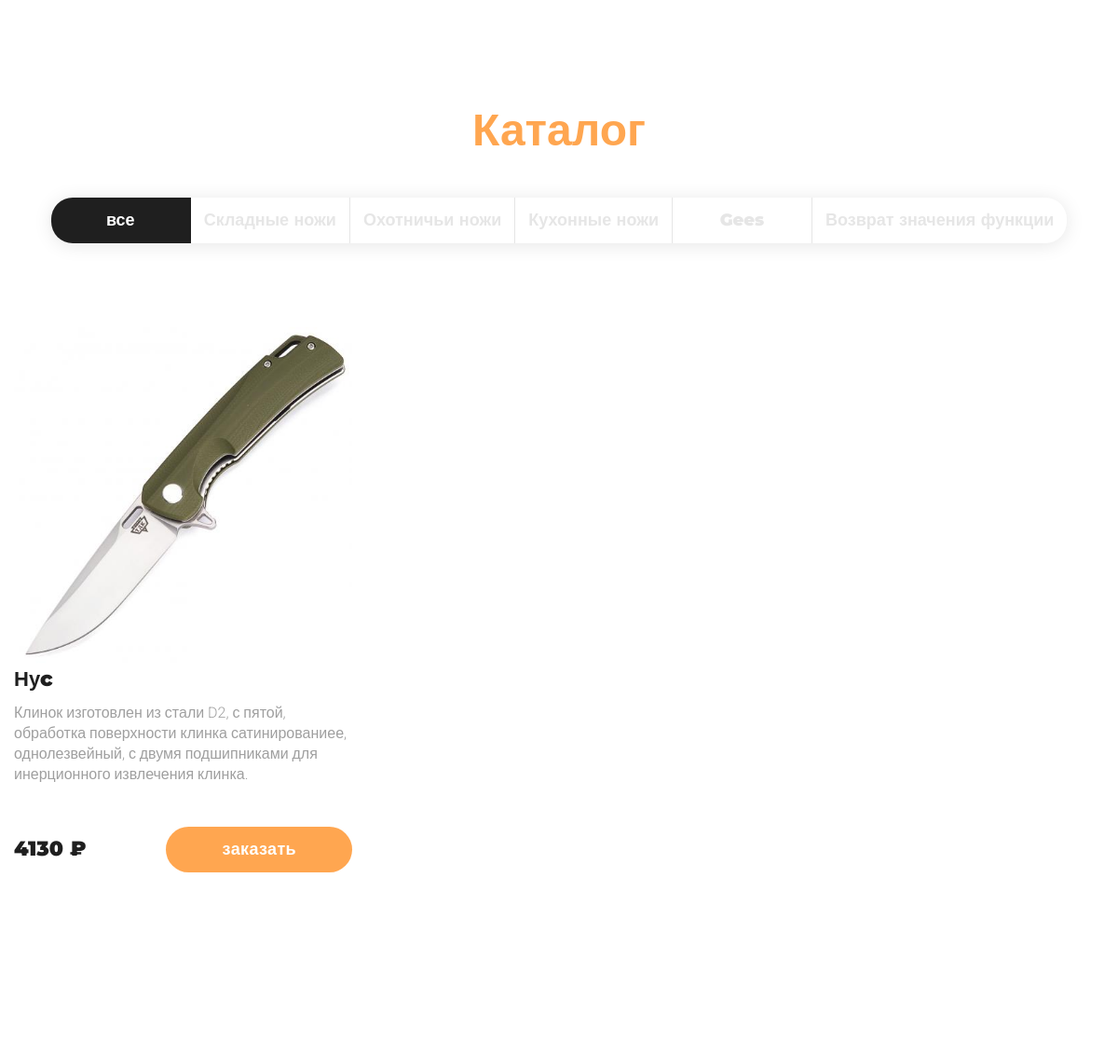
Before: / (middle part) with the older database file.
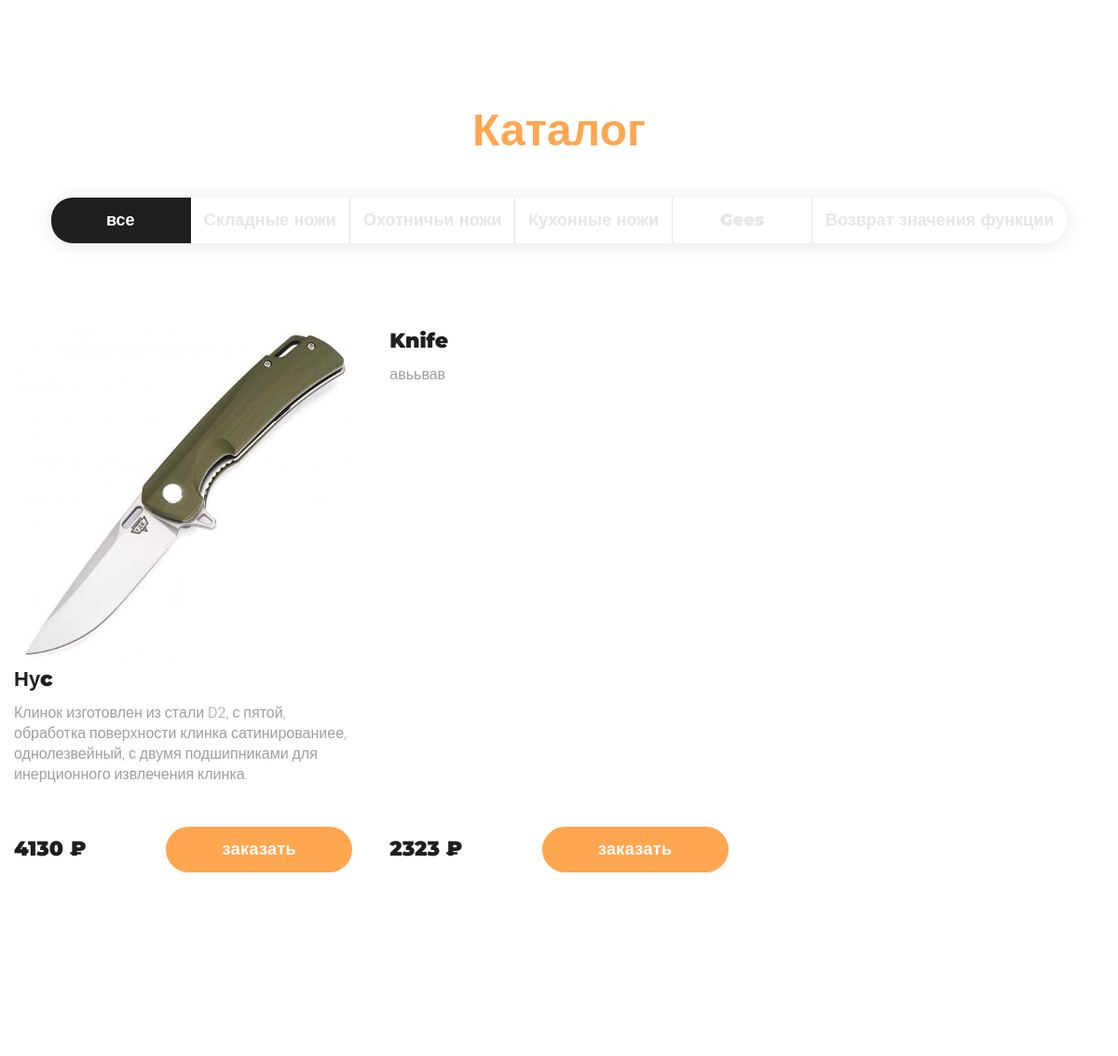
After: the same page with the newer database file.
### main/models.py (models this page shows, shortened)
class Type(models.Model):
    slug = models.CharField( max_length=50)
    title = models.CharField("Название" ,max_length=50)

class Knife(models.Model):
    article = models.IntegerField('Артикул')
    title = models.CharField('Наименование' , max_length=50 , default="Knife")
    img = models.ImageField('Изображение' ,upload_to='img/' ,null=False)
    description = models.TextField('Описание' , null=True)
    price = models.IntegerField('Стоимость' , null=False)
    type_id = models.ForeignKey('Type' , on_delete=models.CASCADE)

### main/views.py (the view)
# urls.py: path('', base)
def base(request):
    types_ = Type.objects.all()
    posts = Knife.objects.all()
    return render(request, 'main/base.html' , context={'posts':posts , 'types' : types_ })

### main/templates/main/base.html (shortened to what this page needs)
{% load static %}
<!DOCTYPE html>
<html lang="ru">
<head>
	<link rel="stylesheet" type="text/css" href="{% static 'main/css/normalize.css' %}">
	<link rel="stylesheet" type="text/css" href="{% static 'main/css/components.css' %}">
	<link rel="stylesheet" type="text/css" href="{% static 'main/css/main.css' %}">
	<link rel="stylesheet" type="text/css" href="{% static 'main/css/header-page.css' %}">
	<link rel="stylesheet" type="text/css" href="{% static 'main/css/section-top.css' %}">
	<link rel="stylesheet" type="text/css" href="{% static 'main/css/section-about.css' %}">
	<link rel="stylesheet" type="text/css" href="{% static 'main/css/section-contacts.css' %}">
	<link rel="stylesheet" type="text/css" href="{% static 'main/css/footer-page.css' %}">
	<link rel="stylesheet" type="text/css" href="{% static 'main/css/popup.css' %}">
</head>
<body>
<section class="section section-catalog">
	<div class="container">
		<header class="section__header">
			<h2 class="section__title section__title--accent">Каталог</h2>
			<nav class="catalog-nav">
				<ul class="catalog-nav__wrapper">
					<li class="catalog-nav__item">
						<button class="catalog-nav__btn is-active" type="button" data-filter="all">все</button>
					</li>
					{% for i in types %}
					<li class="catalog-nav__item">
						<button class="catalog-nav__btn" type="button"  data-filter="{{ i.slug }}">{{ i.title }}</button>
					</li>
					{% endfor %}
				</ul>
			</nav >
		</header>
		<div class="catalog">
{% for post in posts %}
			 <div class="catalog__item" data-category="{{ post.type_id.slug }}">
				<div class="product catalog__product">
					<img src="{{ post.img.url }}" alt="" class="product__img">
					<div class="product__content">
						<h3 class="product__title">{{ post.title }}</h3>
						<p class="product__description">{{ post.description }}</div>
					<footer class="product__footer">
						<div class="product__bottom">
							<div class="product__price">
								<span class="product__price-value">{{ post.price }}</span>
								<span class="product__currency">&#8381;</span>
							</div>
							<button class="btn product__btn" type="button" data-popup="popup-order">заказать</button>
						</div>
					</footer>
				</div>
			</div>
{% endfor %}
		</div>
	</div>
</section>
</body>
</html>

### main/static/main/css/components.css (style rules this page uses)
.btn { background-color: #ff5441; color: #fff; display: inline-block; padding: 18px 20px; width: 240px; max-width: 100%; border-radius: 28px; font-family: 'Montserrat', sans-serif; font-weight: 900; font-size: 18px; border: 0; cursor: pointer; text-align: center; letter-spacing: .02em; box-shadow: 0px 0px 38px 0px rgba(212, 66, 50, 0.8); transition: background .2s; }
.container { padding: 0 15px; width: 1200px; max-width: 100%; margin: 0 auto; }
.section { padding: 110px 0; }
.section__title { font-size: 48px; text-align: center; margin: 0 auto 40px; font-family: 'Montserrat', sans-serif; font-weight: 900; }
.section__title--accent { color: #ffa650; }
.section__header { margin-bottom: 90px; }
.catalog-nav { display: flex; justify-content: center; }
.catalog-nav__wrapper { list-style: none; margin: 0; padding: 0; display: flex; box-shadow: 0px 2px 20px 0px rgba(0, 0, 0, 0.1); border-radius: 23px; overflow: hidden; }
.catalog-nav__btn { padding: 0; border: 0; background-color: transparent; cursor: pointer; display: inline-block; text-align: center; padding: 14px; min-width: 150px; font-size: 18px; font-family: 'Montserrat', sans-serif; font-weight: 900; color: #e6e6e6; border-right: 1px solid #e5e5e5; transition: border .2s, background .2s, color .2s; }
.catalog-nav__btn.is-active { background: #1f1f1f; color: #fff; border-color: #1f1f1f; }
.catalog-nav__item:last-of-type .catalog-nav__btn { border-right: 0; }
.catalog { display: flex; flex-wrap: wrap; margin: 0 -35px; }
.catalog__item { width: calc(100% / 3); margin-bottom: 90px; padding: 0 35px; position: relative; }
.catalog__item::before { content: ''; background: #f7f7f7; position: absolute; left: 0; top: 0; width: 3px; hei ght: 100%; transform: translateX(-50%); }
.catalog__item:nth-of-type(3n + 1)::before { content: none; }
@media (max-width: 1250px) { .catalog { margin: 0 -20px; } }
@media (max-width: 1250px) { .catalog__item { padding-left: 20px; padding-right: 20px; } }
.product { display: flex; flex-direction: column; height: 100%; }
.product__img { display: block; margin: 0 auto px; }
.product__title { margin: 0 0 10px; font-family: 'Montserrat', sans-serif; font-weight: 900; font-size: 22px; }
.product__description { margin: 0; color: #9f9f9f; }
.product__content { margin-bottom: 45px; flex-grow: 1; }
.product__price { font-family: 'Montserrat', sans-serif; font-size: 22px; font-weight: 900; }
.product__bottom { display: flex; align-items: center; justify-content: space-between; }
.product__btn { box-shadow: none; background: #ffa650; width: 200px; padding: 14px 20px; }

### main/static/main/css/main.css (style rules this page uses)
* { box-sizing: border-box; }
body { font-family: 'Roboto', sans-serif; font-weight: 300; font-size: 16px; line-height: 1.375; color: #1f1f1f; }
img { height: auto; }

### main/static/main/css/section-top.css (style rules this page uses)
* { margin: 0; padding: 0; }

Changed rows visible on the page:
added Knife: title "Knife", description "авььвав", price "2323"
